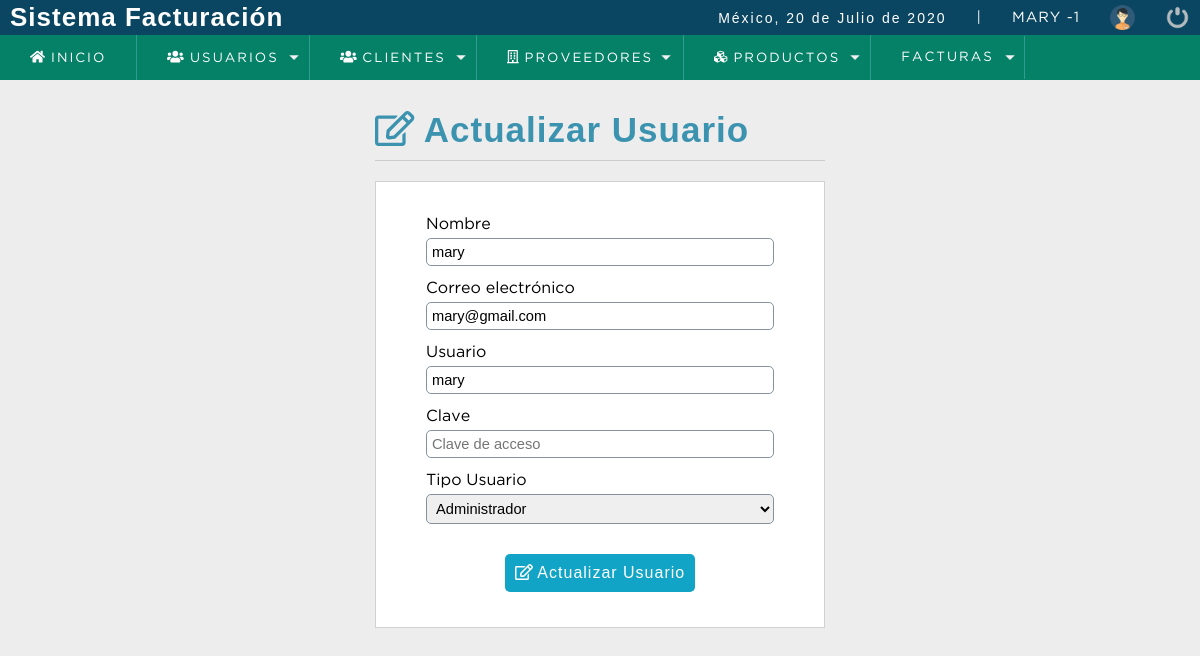
/sistema/editar_usuario.php?id=1 (signed in), run on the app's committed database.
### tables this page shows
CREATE TABLE `usuario` (
  `idusuario` int(11) NOT NULL,
  `nombre` varchar(50) DEFAULT NULL,
  `correo` varchar(100) DEFAULT NULL,
  `usuario` varchar(15) DEFAULT NULL,
  `clave` varchar(100) DEFAULT NULL,
  `rol` int(11) DEFAULT NULL,
  `estatus` int(11) NOT NULL DEFAULT 1
);

CREATE TABLE `rol` (
  `idrol` int(11) NOT NULL,
  `rol` varchar(20) DEFAULT NULL
);

### sistema/editar_usuario.php (the view, shortened to what this page needs)
<?php
	include "../conexion.php";
	$iduser=$_REQUEST['id'];
	$sql=mysqli_query($conection, "SELECT u.idusuario, u.nombre, u.correo, u.usuario, (u.rol) as idrol, (r.rol) as rol
										FROM usuario u
										INNER JOIN rol r
										on u.rol=r.idrol
										WHERE idusuario=$iduser and estatus = 1 ");
	$resul_sql=mysqli_num_rows($sql);
	if ($resul_sql==0) {
		header('location: lista_usuarios.php');
	}else{
		$option='';
		while ($data=mysqli_fetch_array($sql)) {
			$nombre =$data['nombre'];
			$correo =$data['correo'];
			$usuario=$data['usuario'];
			$idrol  =$data['idrol'];
			$rol    =$data['rol'];
			if ($idrol==1) {
				$option='<option value="'.$idrol.'" select>'.$rol.'</option>';
			}else if ($idrol==2) {
				$option='<option value="'.$idrol.'" select>'.$rol.'</option>';
			}else if ($idrol==3) {
				$option='<option value="'.$idrol.'" select>'.$rol.'</option>';
			}
		}
	}
?>
<!DOCTYPE html>
<html lang="en">
<head>
	<?php include "includes/scripts.php"; ?>
</head>
<body>
	<?php include "includes/header.php"; ?>
	<section id="container">
		<div class="form_register">
			<h1><i class="far fa-edit"></i> Actualizar Usuario</h1>
			<hr>
			<form action="" method="post">
				<label for="nombre"> Nombre</label>
				<input type="text" name="nombre" id="nombre" placeholder="Nombre completo" value="<?php echo $nombre; ?>">
				<label for="correo"> Correo electrónico</label>
				<input type="email" name="correo" id="correo" placeholder="Correo electrónico" value="<?php echo $correo; ?>">
				<label for="usuario"> Usuario</label>
				<input type="text" name="usuario" id="usuario" placeholder="usuario" value="<?php echo $usuario; ?>">
				<label for="clave"> Clave</label>
				<input type="password" name="clave" id="clave" placeholder="Clave de acceso">
				<label for="rol"> Tipo Usuario</label>
				<select name="rol" id="rol" class="notItemOne">
					<?php
						echo $option;
					?>
				</select>
				<button type="submit" class="btn_save"><i class="far fa-edit"></i> Actualizar Usuario</button>
			</form>
		</div>
	</section>
</body>
</html>

### sistema/css/style.css (style rules this page uses)
* { margin: 0; padding: 0; box-sizing: border-box; }
body { background: #ededed; }
h1, h2, h3, h4, h5, h6 { font-family: 'arial'; font-weight: bold; letter-spacing: 1px; }
h1 { font-size: 26px; }
#container { padding: 90px 15px 15px; }
.form_register { width: 450px; margin: auto; margin-top: 20px; }
.form_register h1 { color: #3c93b0; }
hr { border: 0; background: #CCC; height: 1px; margin: 10px 0; display: block; }
form { background: #FFF; margin: auto; padding: 20px 50px; border: 1px solid #d1d1d1; }
label { display: block; font-size: 12pt; font-family: 'GothamBook'; margin: 15px auto 5px auto; }
input,select { display: block; width: 100%; font-size: 11pt; padding: 5px; border: 1px solid #85929e; border-radius: 5px; }
.notItemOne option:first-child { display: none; }
.btn_save { font-size: 12pt; background: #12a4c6; padding: 10px; color: #FFF; letter-spacing: 1px; border: 0; cursor: pointer; margin: 30px auto 15px auto; display: block; border-radius: 5px; }
#container h1 { font-size: 35px; display: inline-block; }

### data on the page
usuario: nombre "mary", correo "mary@gmail.com", usuario "mary", rol "Administrador"

### other printed values
fechaC() "20 de Julio de 2020"
$_SESSION['nombre'] "MARY"
$_SESSION['rol'] "1"
